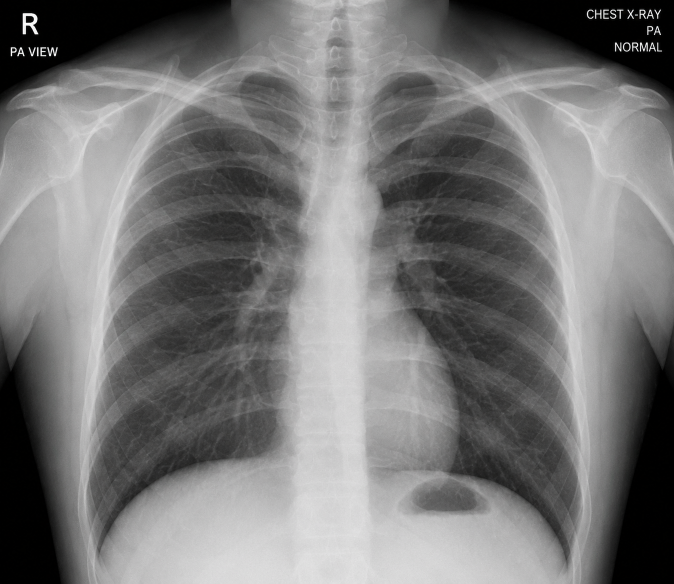
#> input picture Day_4_Medical_AI/images/sample.png, 1348 x 1167 px, found by its file name (shown at 1/2 size)
$ python medical_image_toolkit.py
#> lines starting #> are read from the running program, lines starting #| are printed output that depends on the picture; after the words box and inside, x2 and y2 are one past the last pixel; in counts of white or black regions, pixels touching at a corner belong together
import cv2
import os

# -----------------------------
# 1. Load image
# -----------------------------

image_path = "Day_4_Medical_AI/images/sample.png"

image = cv2.imread(image_path)
#> image is the input picture: shape (1167, 1348, 3); mean B, G, R 118.1, 118.1, 118.4

if image is None:
    print("Error: Image could not be loaded.")
    exit()

print("Image loaded successfully.")


# -----------------------------
# 2. Resize image
# -----------------------------

resized = cv2.resize(image, (224, 224))
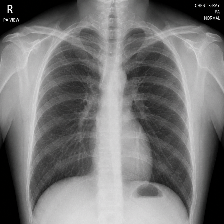
#> resized: shape (224, 224, 3); mean B, G, R 118, 118, 118.3


# -----------------------------
# 3. Convert to grayscale
# -----------------------------

gray = cv2.cvtColor(resized, cv2.COLOR_BGR2GRAY)


# -----------------------------
# 4. Gaussian Blur
# -----------------------------

blurred = cv2.GaussianBlur(gray, (5, 5), 0)


# -----------------------------
# 5. Canny Edge Detection
# -----------------------------

edges = cv2.Canny(blurred, 50, 150)
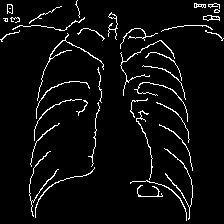
#> edges: shape (224, 224); 4.8% white in thin lines or dots


# -----------------------------
# 6. Thresholding
# -----------------------------

_, threshold = cv2.threshold(
    gray,
    127,
    255,
    cv2.THRESH_BINARY
)
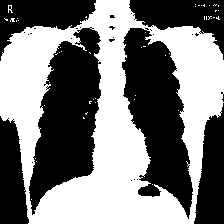
#> threshold: shape (224, 224); 48.1% white; 49 white regions (47 under 20 px), largest, box (x1, y1, x2, y2) and area: (0, 0, 224, 224) 24008, (8, 5, 13, 13) 21


# -----------------------------
# 7. Rotation
# -----------------------------

rotated = cv2.rotate(
    resized,
    cv2.ROTATE_90_CLOCKWISE
)
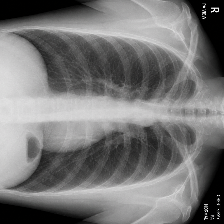
#> rotated: shape (224, 224, 3); mean B, G, R 118, 118, 118.3


# -----------------------------
# 8. Flipping
# -----------------------------

flipped = cv2.flip(resized, 1)
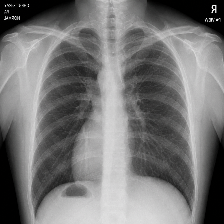
#> flipped: shape (224, 224, 3); mean B, G, R 118, 118, 118.3


# -----------------------------
# 9. Create output folder
# -----------------------------

output_folder = "Day_4_Medical_AI/outputs"

os.makedirs(output_folder, exist_ok=True)


# -----------------------------
# 10. Save processed images
# -----------------------------

cv2.imwrite(
    output_folder + "/resized.png",
    resized
)

cv2.imwrite(
    output_folder + "/grayscale.png",
    gray
)

cv2.imwrite(
    output_folder + "/blurred.png",
    blurred
)

cv2.imwrite(
    output_folder + "/edges.png",
    edges
)

cv2.imwrite(
    output_folder + "/threshold.png",
    threshold
)

cv2.imwrite(
    output_folder + "/rotated.png",
    rotated
)

cv2.imwrite(
    output_folder + "/flipped.png",
    flipped
)

print("All processed images saved successfully.")


# -----------------------------
# 11. Display results
# -----------------------------

cv2.imshow("Original X-Ray", image)
cv2.imshow("Resized", resized)
cv2.imshow("Grayscale", gray)
cv2.imshow("Gaussian Blur", blurred)
cv2.imshow("Canny Edges", edges)
cv2.imshow("Threshold", threshold)
cv2.imshow("Rotated", rotated)
cv2.imshow("Flipped", flipped)

cv2.waitKey(0)
cv2.destroyAllWindows()
